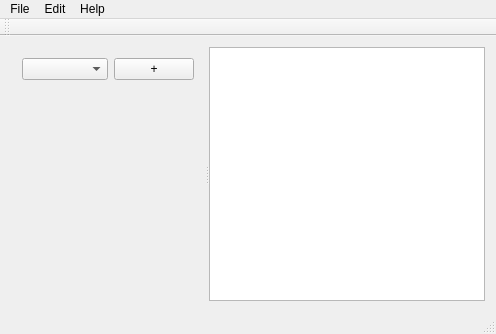
<?xml version="1.0" encoding="UTF-8"?>
<ui version="4.0">
 <class>MainWindow</class>
 <widget class="QMainWindow" name="MainWindow">
  <property name="geometry">
   <rect>
    <x>0</x>
    <y>0</y>
    <width>496</width>
    <height>334</height>
   </rect>
  </property>
  <property name="windowTitle">
   <string>MainWindow</string>
  </property>
  <widget class="QWidget" name="centralWidget">
   <layout class="QHBoxLayout" name="horizontalLayout_2" stretch="0">
    <item>
     <widget class="QSplitter" name="splitter">
      <property name="orientation">
       <enum>Qt::Horizontal</enum>
      </property>
      <widget class="QWidget" name="layoutWidget">
       <layout class="QVBoxLayout" name="verticalLayout" stretch="0,1">
        <property name="spacing">
         <number>6</number>
        </property>
        <item>
         <layout class="QHBoxLayout" name="horizontalLayout" stretch="2,0">
          <item>
           <widget class="QComboBox" name="comboBox">
            <property name="enabled">
             <bool>true</bool>
            </property>
            <property name="maximumSize">
             <size>
              <width>16777215</width>
              <height>16777215</height>
             </size>
            </property>
           </widget>
          </item>
          <item>
           <widget class="QPushButton" name="pushButton">
            <property name="text">
             <string>+</string>
            </property>
           </widget>
          </item>
         </layout>
        </item>
        <item>
         <widget class="EditVisitorWidget" name="editVisitorWidget" native="true"/>
        </item>
       </layout>
      </widget>
      <widget class="QTextEdit" name="menuTextEdit"/>
     </widget>
    </item>
   </layout>
  </widget>
  <widget class="QMenuBar" name="menuBar">
   <property name="geometry">
    <rect>
     <x>0</x>
     <y>0</y>
     <width>496</width>
     <height>21</height>
    </rect>
   </property>
   <widget class="QMenu" name="menu_File">
    <property name="title">
     <string>File</string>
    </property>
    <addaction name="actionNew"/>
    <addaction name="action_Open"/>
    <addaction name="actionS_ave"/>
    <addaction name="separator"/>
    <addaction name="action_Exit"/>
   </widget>
   <widget class="QMenu" name="menuEdit">
    <property name="title">
     <string>Edit</string>
    </property>
    <addaction name="action_Add"/>
    <addaction name="action_Remove"/>
    <addaction name="separator"/>
    <addaction name="actionView_Example_Menu"/>
   </widget>
   <widget class="QMenu" name="menu_Help">
    <property name="title">
     <string>Help</string>
    </property>
    <addaction name="action_About_Menu_Editor"/>
    <addaction name="actionAbout_Qt"/>
   </widget>
   <addaction name="menu_File"/>
   <addaction name="menuEdit"/>
   <addaction name="menu_Help"/>
  </widget>
  <widget class="QToolBar" name="mainToolBar">
   <attribute name="toolBarArea">
    <enum>TopToolBarArea</enum>
   </attribute>
   <attribute name="toolBarBreak">
    <bool>false</bool>
   </attribute>
  </widget>
  <widget class="QStatusBar" name="statusBar"/>
  <action name="action_Open">
   <property name="text">
    <string>&amp;Open...</string>
   </property>
   <property name="shortcut">
    <string>Ctrl+O</string>
   </property>
  </action>
  <action name="actionS_ave">
   <property name="text">
    <string>&amp;Save...</string>
   </property>
   <property name="shortcut">
    <string>Ctrl+S</string>
   </property>
  </action>
  <action name="action_Exit">
   <property name="text">
    <string>&amp;Exit</string>
   </property>
   <property name="shortcut">
    <string>Ctrl+Q</string>
   </property>
  </action>
  <action name="action_Add">
   <property name="text">
    <string>A&amp;dd</string>
   </property>
  </action>
  <action name="action_Remove">
   <property name="text">
    <string>&amp;Remove</string>
   </property>
  </action>
  <action name="action_About_Menu_Editor">
   <property name="text">
    <string>About &amp;Menu Editor</string>
   </property>
  </action>
  <action name="actionAbout_Qt">
   <property name="text">
    <string>About &amp;Qt</string>
   </property>
  </action>
  <action name="actionNew">
   <property name="text">
    <string>New</string>
   </property>
   <property name="toolTip">
    <string>add something</string>
   </property>
   <property name="shortcut">
    <string>Ctrl+N</string>
   </property>
  </action>
  <action name="actionView_Example_Menu">
   <property name="text">
    <string>View &amp;Example Menu</string>
   </property>
   <property name="shortcut">
    <string>Ctrl+E</string>
   </property>
  </action>
 </widget>
 <layoutdefault spacing="6" margin="11"/>
 <customwidgets>
  <customwidget>
   <class>EditVisitorWidget</class>
   <extends>QWidget</extends>
   <header>editvisitorwidget.h</header>
   <container>1</container>
  </customwidget>
 </customwidgets>
 <resources/>
 <connections>
  <connection>
   <sender>pushButton</sender>
   <signal>clicked()</signal>
   <receiver>action_Add</receiver>
   <slot>trigger()</slot>
   <hints>
    <hint type="sourcelabel">
     <x>147</x>
     <y>55</y>
    </hint>
    <hint type="destinationlabel">
     <x>-1</x>
     <y>-1</y>
    </hint>
   </hints>
  </connection>
 </connections>
</ui>
